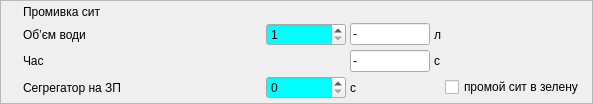
       <widget class="QFrame" name="f_9">
        <property name="frameShape">
         <enum>QFrame::StyledPanel</enum>
        </property>
        <property name="frameShadow">
         <enum>QFrame::Raised</enum>
        </property>
        <layout class="QGridLayout" name="gridLayout_7">
         <property name="leftMargin">
          <number>4</number>
         </property>
         <property name="topMargin">
          <number>4</number>
         </property>
         <property name="rightMargin">
          <number>4</number>
         </property>
         <property name="bottomMargin">
          <number>4</number>
         </property>
         <property name="spacing">
          <number>4</number>
         </property>
         <item row="1" column="1">
          <widget class="QLabel" name="label_32">
           <property name="minimumSize">
            <size>
             <width>239</width>
             <height>0</height>
            </size>
           </property>
           <property name="text">
            <string>Об’єм води</string>
           </property>
          </widget>
         </item>
         <item row="0" column="1" colspan="6">
          <widget class="QLabel" name="label_30">
           <property name="text">
            <string>Промивка сит</string>
           </property>
          </widget>
         </item>
         <item row="2" column="3">
          <widget class="QLineEdit" name="T_reg">
           <property name="minimumSize">
            <size>
             <width>0</width>
             <height>0</height>
            </size>
           </property>
           <property name="maximumSize">
            <size>
             <width>80</width>
             <height>16777215</height>
            </size>
           </property>
           <property name="toolTip">
            <string>Фактичний час промивки сита</string>
           </property>
           <property name="text">
            <string>-</string>
           </property>
           <property name="readOnly">
            <bool>true</bool>
           </property>
          </widget>
         </item>
         <item row="3" column="1">
          <widget class="QLabel" name="label_45">
           <property name="minimumSize">
            <size>
             <width>215</width>
             <height>0</height>
            </size>
           </property>
           <property name="text">
            <string>Сегрегатор на ЗП</string>
           </property>
          </widget>
         </item>
         <item row="3" column="3">
          <widget class="QLabel" name="label_46">
           <property name="text">
            <string>с</string>
           </property>
          </widget>
         </item>
         <item row="2" column="1">
          <widget class="QLabel" name="label_34">
           <property name="minimumSize">
            <size>
             <width>215</width>
             <height>0</height>
            </size>
           </property>
           <property name="text">
            <string>Час</string>
           </property>
          </widget>
         </item>
         <item row="3" column="2">
          <widget class="QSpinBox" name="Ts_z_zd">
           <property name="minimumSize">
            <size>
             <width>80</width>
             <height>0</height>
            </size>
           </property>
           <property name="palette">
            <palette>
             <active>
              <colorrole role="Base">
               <brush brushstyle="SolidPattern">
                <color alpha="255">
                 <red>0</red>
                 <green>255</green>
                 <blue>255</blue>
                </color>
               </brush>
              </colorrole>
             </active>
             <inactive>
              <colorrole role="Base">
               <brush brushstyle="SolidPattern">
                <color alpha="255">
                 <red>0</red>
                 <green>255</green>
                 <blue>255</blue>
                </color>
               </brush>
              </colorrole>
             </inactive>
             <disabled>
              <colorrole role="Base">
               <brush brushstyle="SolidPattern">
                <color alpha="255">
                 <red>244</red>
                 <green>244</green>
                 <blue>244</blue>
                </color>
               </brush>
              </colorrole>
             </disabled>
            </palette>
           </property>
           <property name="toolTip">
            <string>Заданий час сушіння</string>
           </property>
           <property name="minimum">
            <number>0</number>
           </property>
           <property name="maximum">
            <number>30</number>
           </property>
          </widget>
         </item>
         <item row="0" column="0">
          <widget class="QCheckBox" name="cb_reg">
           <property name="styleSheet">
            <string notr="true">QCheckBox{
min-width: 14px;
min-height: 14px;
max-width: 14px;
max-height: 14px;
}
QCheckBox:checked
{
	
	image: url(:/butons/pict/bool_green_true_48x48.png);
}

QCheckBox:unchecked
{
	
	image: url(:/butons/pict/bool_green_false_48x48.png);
	
}

QCheckBox:indicator
{
	background: rgba(0, 0, 0, 0);
	height: 14px;
	width: 14px;
}
</string>
           </property>
           <property name="text">
            <string>CheckBox</string>
           </property>
          </widget>
         </item>
         <item row="1" column="2">
          <widget class="QDoubleSpinBox" name="Q_reg_zd">
           <property name="minimumSize">
            <size>
             <width>80</width>
             <height>0</height>
            </size>
           </property>
           <property name="palette">
            <palette>
             <active>
              <colorrole role="Base">
               <brush brushstyle="SolidPattern">
                <color alpha="255">
                 <red>0</red>
                 <green>255</green>
                 <blue>255</blue>
                </color>
               </brush>
              </colorrole>
             </active>
             <inactive>
              <colorrole role="Base">
               <brush brushstyle="SolidPattern">
                <color alpha="255">
                 <red>0</red>
                 <green>255</green>
                 <blue>255</blue>
                </color>
               </brush>
              </colorrole>
             </inactive>
             <disabled>
              <colorrole role="Base">
               <brush brushstyle="SolidPattern">
                <color alpha="255">
                 <red>244</red>
                 <green>244</green>
                 <blue>244</blue>
                </color>
               </brush>
              </colorrole>
             </disabled>
            </palette>
           </property>
           <property name="toolTip">
            <string>Заданий об’єм води на промивку сита</string>
           </property>
           <property name="decimals">
            <number>0</number>
           </property>
           <property name="minimum">
            <double>1.000000000000000</double>
           </property>
           <property name="maximum">
            <double>50.000000000000000</double>
           </property>
           <property name="singleStep">
            <double>1.000000000000000</double>
           </property>
          </widget>
         </item>
         <item row="1" column="4">
          <widget class="QLabel" name="label_31">
           <property name="text">
            <string>л</string>
           </property>
          </widget>
         </item>
         <item row="1" column="3">
          <widget class="QLineEdit" name="Q_reg">
           <property name="minimumSize">
            <size>
             <width>0</width>
             <height>0</height>
            </size>
           </property>
           <property name="maximumSize">
            <size>
             <width>80</width>
             <height>16777215</height>
            </size>
           </property>
           <property name="toolTip">
            <string>Фактичний об’єм води на промивку сита</string>
           </property>
           <property name="text">
            <string>-</string>
           </property>
           <property name="readOnly">
            <bool>true</bool>
           </property>
          </widget>
         </item>
         <item row="2" column="4">
          <widget class="QLabel" name="label_33">
           <property name="text">
            <string>с</string>
           </property>
          </widget>
         </item>
         <item row="3" column="5">
          <widget class="QCheckBox" name="rej_sgr">
           <property name="text">
            <string>промой сит в зелену</string>
           </property>
          </widget>
         </item>
         <item row="1" column="5" rowspan="2" colspan="2">
          <spacer name="horizontalSpacer_7">
           <property name="orientation">
            <enum>Qt::Horizontal</enum>
           </property>
           <property name="sizeHint" stdset="0">
            <size>
             <width>40</width>
             <height>20</height>
            </size>
           </property>
          </spacer>
         </item>
        </layout>
       </widget>
